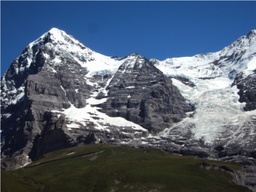
#> input picture key_points/mountain_1.jpg, 256 x 192 px, shrunk from 400 x 300 before the run
$ python image_stiching.py
#> lines starting #> are read from the running program, lines starting #| are printed output that depends on the picture
### key_points/helpers/corner_detector.py
#!/usr/bin/env python3

import cv2
import numpy as np
import matplotlib.pyplot as plt
import imageio
import imutils
from scipy import ndimage

def get_sobel_kernel():
    """The function gives Sobel x and y derivative for corner detection."""
    dx = (1.0 / 8.0) *  np.asarray([[1.0, 2.0, 1.0], [0.0, 0.0, 0.0], [-1.0, -2.0, -1.0]], dtype=float)
    dy = (1.0 / 8.0) * np.asarray([[1.0, 0.0, -1.0], [2.0, 0.0, -2.0], [1.0, 0.0, -1.0]], dtype=float)
    return dx, dy

# [5 lines left out: function get_scharr_kernel, not called in this run]

def get_box_kernel(kernel_size):
    """Returns 2D box kernel of the size w."""
    box_kernel = (1.0/ kernel_size**2) * np.ones( (kernel_size, kernel_size))
    return box_kernel

def compute_corners(I, type, T, kernel="sobel"):
    """
    Compute corner keypoints using Harris and Shi-Tomasi criteria

    Parameters
    ----------
    I : float [MxN]
        grayscale image

    type :  string
            corner type ('harris' or 'Shi-Tomasi')

    T:  float
        threshold for corner detection

    Returns
    -------
    corners : numpy array [num_corners x 2]
              Coordinates of the detected corners.
    """
    if kernel == "sobel":
        dx, dy = get_sobel_kernel()
    else:
        dx, dy = get_scharr_kernel()
    Jx = ndimage.convolve(I, dx)
    Jy = ndimage.convolve(I, dy)
    # Get derivatives
    Jxx = Jx**2
    Jyy = Jy**2
    JxJy = Jx*Jy
    box_filter = get_box_kernel(3)
    sum_Jxx = ndimage.convolve(Jxx, box_filter)
    sum_Jyy = ndimage.convolve(Jyy, box_filter)
    sum_JxJy = ndimage.convolve(JxJy, box_filter)
    # Structure matrix
    # M = |sum_Jxx  sum_JxJy|
    #     |sum_JxJy sum_Jyy|
    det_M = sum_Jxx * sum_Jyy - sum_JxJy * sum_JxJy
    trace_M = sum_Jxx + sum_Jyy
    result = None
    if type == 'harris':
        # k in range [0.04, 0.06]
        k = 0.04
        # R == 0.0 - flat; R < 0.0 - edge; R >> 0.0 - corner
        result = R = det_M - k * trace_M ** 2
    if type == 'shi-tomasi':
        result = lambda_min = trace_M / 2.0  -  0.5 * np.sqrt( trace_M** 2 - 4 * det_M)
    if result is not None:
        corners = np.asarray(np.where(result >= T)).T
        print(f"type {type}, corners {corners.shape}")
        return corners
    else:
        raise(ValueError(f"Unknown corner detector: {type}, choose from: 'harris', 'shi-tomasi'!"))

### key_points/helpers/descriptor.py
from matplotlib.pyplot import jet
import numpy as np


def compute_descriptors(I, corners):
    """
    Computes a 128 bit SIFT like descriptor.
    Parameters
    ----------
    I : float [MxN]
        grayscale image as a 2D numpy array
    corners : numpy array [num_corners x 2]
              Coordinates of the detected corners.

    Returns
    -------
    D : numpy array [num_corners x 128]
        128 bit descriptors  corresponding to each corner keypoint

    """
    descriptors = []
    height, width = np.asarray(I).shape
    #print(f"height {height}, width {width}")
    patch_size = 16
    half_patch = int(patch_size/2)
    boundary_image = np.zeros((height + patch_size + 1, width + patch_size + 1), dtype=float)
    boundary_image[half_patch:height + half_patch, half_patch:width + half_patch] = I

    orientations = np.asarray([[1, 0], [0.5, 0.5], [0, 1], [-0.5, 0.5], [-1, 0], [-0.5, -0.5], [0, -1], [0.5, -0.5]], dtype=float)
    for corner in corners:
        corner += half_patch
        c_min = corner - half_patch
        c_max = corner +  half_patch
        # Forward difference
        grad_x = boundary_image[c_min[0]:c_max[0], c_min[1]:c_max[1]] - boundary_image[c_min[0]:c_max[0], c_min[1]+1:c_max[1]+1]
        grad_y = boundary_image[c_min[0]:c_max[0], c_min[1]:c_max[1]] - boundary_image[c_min[0]+1:c_max[0]+1, c_min[1]:c_max[1]]
        grad = np.concatenate((grad_x[..., None], grad_y[..., None]), axis=-1)
        squares = []
        # Get squares [num_corners, 16, 16, 2] -> [num_corners, 16, 4, 4, 2]
        for i in range(0, patch_size, 4):
            for j in range(0, patch_size, 4):
                squares.append(grad[i:i + 4, j:j + 4, :])
        squares = np.asarray(squares)
        sq_shape = squares.shape
        squares = np.reshape(squares, (sq_shape[0], -1, 2))
        magnitude = np.linalg.norm(squares, axis=-1) / 255.0
        hist = np.inner(orientations, squares)
        hist = np.argmax(hist, axis=0)
        res_hist = np.zeros( (patch_size, 8))
        for i in range(patch_size):
            for j in range(patch_size):
                idx = int(hist[i, j])
                res_hist[i, idx] += magnitude[i, j]
        descriptors.append(np.reshape(res_hist, (-1)))
    return np.asarray(descriptors)


def compute_matches(D1, D2, T = 1.0):
    """
    Computes matches for two images using the descriptors.
    Uses the Lowe's criterea to determine the best match.

    Parameters
    ----------
    D1 : numpy array [num_corners x 128]
         descriptors for image 1 corners
    D2 : numpy array [num_corners x 128]
         descriptors for image 2 corners

    Returns
    ----------
    M : numpy array [num_matches x 2]
        [cornerIdx1, cornerIdx2] each row contains indices of corresponding keypoints
    """
    M = []
    dist = np.linalg.norm(D1[:, None, :] - D2[None, ...], axis=-1)

    for id1, d in enumerate(dist):
        idx = np.argpartition(d, 2, axis=-1)
        q_1 = d[idx[0]]
        q_2 = d[idx[1]]

        if q_1/q_2 > 0.5 or q_1 > T:
            continue
        M.append([id1, idx[0]])


    return np.asarray(M)

### key_points/helpers/compute_homography.py
import numpy as np
import cv2


# Calculate the geometric distance between estimated points and original points, namely residuals.
def compute_residual(P1, P2, H):
    """
    Compute the residual given the Homography H

    Parameters
    ----------
    P1: [num_points x 2]
        Points (x,y) from Image 1. The keypoint in the ith row of P1
        corresponds to the keypoint ith row of P2
    P2: [num_points x 2]
        Points (x,y) from Image 2
    H: [numpy array 3x3]
        Homography which maps P1 to P2

    Returns:
    ----------
    residual : float
                residual computed for the corresponding points P1 and P2
                under the transformation given by H
    """
    H = np.asarray(H)
    P1_hom = np.concatenate((P1, np.ones_like(P1[:, 0])[..., None]), axis=-1)
    P2_hom = np.concatenate((P2, np.ones_like(P2[:, 0])[..., None]), axis=-1)
    P2_proj = np.dot(H, P1_hom.T).T

    P1_proj = np.dot(np.linalg.inv(H), P2_hom.T).T

    P1_proj = P1_proj[:, :2] / P1_proj[:, 2][:, None]
    P2_proj = P2_proj[:, :2] / P2_proj[:, 2][:, None]
    residual = np.linalg.norm(P1-P1_proj, axis=-1) + np.linalg.norm(P2-P2_proj, axis=-1)


    return residual


def calculate_homography_four_matches(P1, P2):
    """
    Estimate the homography given four correspondening keypoints in the two images.

    Parameters
    ----------
    P1: [num_points x 2]
        Points (x,y) from Image 1. The keypoint in the ith row of P1
        corresponds to the keypoint ith row of P2
    P2: [num_points x 2]
        Points (x,y) from Image 2

    Returns:
    ----------
    H: [numpy array 3x3]
        Homography which maps P1 to P2 based on the four corresponding points
    """
    if P1.shape[0] != 4 or P2.shape[0] != 4:
        print('Four corresponding points needed to compute Homography')
        return None

    # loop through correspondences and create assemble matrix
    # A * h = 0, where A(2n,9), h(9,1)
    A = []
    for i in range(P1.shape[0]):
        p1 = np.array([P1[i, 0], P1[i, 1], 1])
        p2 = np.array([P2[i, 0], P2[i, 1], 1])

        a2 = [
            0, 0, 0, -p2[2] * p1[0], -p2[2] * p1[1], -p2[2] * p1[2],
            p2[1] * p1[0], p2[1] * p1[1], p2[1] * p1[2]
        ]
        a1 = [
            -p2[2] * p1[0], -p2[2] * p1[1], -p2[2] * p1[2], 0, 0, 0,
            p2[0] * p1[0], p2[0] * p1[1], p2[0] * p1[2]
        ]
        A.append(a1)
        A.append(a2)

    A = np.array(A)
    # svd composition
    # the singular value is sorted in descending order
    u, s, v = np.linalg.svd(A)

    # we take the “right singular vector” (a column from V )
    # which corresponds to the smallest singular value
    H = np.reshape(v[8], (3, 3))

    # normalize and now we have H
    H = (1 / H[2, 2]) * H

    return H

def compute_homography_ransac(C1, C2, M):
    """
    Implements a RANSAC scheme to estimate the homography and the set of inliers.

    Parameters
    ----------
    C1 : numpy array [num_corners x 2]
         corner keypoints for image 1
    C2 : numpy array [num_corners x 2]
         corner keypoints for image 2
    M  : numpy array [num_matches x 2]
        [cornerIdx1, cornerIdx2] each row contains indices of corresponding keypoints

    Returns
    ----------
    H_final : numpy array [3 x 3]
            Homography matrix which maps in point image 1 to image 2
    M_final : numpy array [num_inlier_matches x 2]
            [cornerIdx1, cornerIdx2] each row contains indices of inlier matches
    """

    max_iter = 100
    min_inlier_ratio = 0.6
    inlier_thres = 5
    P1, P2 = C1[M[:, 0]], C2[M[:, 1]]
    H_final = None
    M_final = None
    for i in range(max_iter):
        rand_four_idx = (np.random.rand(4) * (len(M)-1)).astype(int)
        matches = M[rand_four_idx]
        H = calculate_homography_four_matches(C1[matches[:, 0]],  C2[matches[:, 1]])
        residual = compute_residual(P1, P2, H)
        inliers_idx = np.where(residual < inlier_thres)
        if M_final is None or  len(M_final) < len(inliers_idx):
            M_final = M[inliers_idx]
            H_final = H

        if len(M_final) / len(residual) >min_inlier_ratio:
            print("Found best homofraphy by exceeding min_inlier_ratio teshold!")
            break

    return H_final, M_final

### key_points/image_stiching.py
#
# Author: Denis Tananaev
# Date: 09.01.2022
#

import cv2
import numpy as np
import matplotlib.pyplot as plt

from helpers.corner_detector  import compute_corners
from helpers.descriptor import compute_descriptors, compute_matches
from helpers.compute_homography import compute_homography_ransac
from PIL import Image
import imageio

def plot_matches(I1, I2, C1, C2, M):
    """
    Plots the matches between the two images
    """
    # Create a new image with containing both images
    W = I1.shape[1] + I2.shape[1]
    H = np.max([I1.shape[0], I2.shape[0]])
    I_new = np.zeros((H, W), dtype=np.uint8)
    I_new[0:I1.shape[0], 0:I1.shape[1]] = I1
    I_new[0:I2.shape[0], I1.shape[1]:I1.shape[1] + I2.shape[1]] = I2

    # plot matches
    plt.imshow(I_new, cmap='gray')
    for i in range(M.shape[0]):
        p1 = C1[M[i, 0], :]
        p2 = C2[M[i, 1], :] + np.array([I1.shape[1], 0])
        plt.plot(p1[0], p1[1], 'rx')
        plt.plot(p2[0], p2[1], 'rx')
        plt.plot([p1[0], p2[0]], [p1[1], p2[1]], '-y')


if __name__ == "__main__":
    T_harris = 245
    T_shi_tomasi = 107
    image_1 = np.asarray(Image.open("mountain_1.jpg"))
#> image_1 is the input picture: shape (192, 256, 3); mean R, G, B 82.8, 95.6, 113.3
    width, height, _ = image_1.shape
#> width = 192; height = 256
    image_2 = np.asarray(Image.open("mountain_2.jpg"))
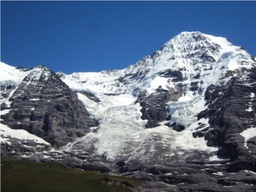
#> input picture key_points/mountain_2.jpg, 256 x 192 px, shrunk from 400 x 300 before the run
#> image_2 is the input picture: shape (192, 256, 3); mean R, G, B 92.9, 108.6, 130.9
    I1_gray = cv2.cvtColor(image_1, cv2.COLOR_RGB2GRAY)
    I2_gray = cv2.cvtColor(image_2, cv2.COLOR_RGB2GRAY)
    # compute corner keypoints
    C1_harris =  compute_corners(I1_gray, 'harris', T_harris)
#> in compute_corners, `corners = np.asarray(np.where(result >= T)).T`: corners = 997 pairs, first value 26 to 191, second value 0 to 255
#| type harris, corners (997, 2)
#> C1_harris has the same summary as corners in compute_corners
    C2_harris =  compute_corners(I2_gray, 'harris', T_harris)
#> call 2 of compute_corners, with type = 'harris', T = 245, kernel = 'sobel'
#> in compute_corners (call 2), `trace_M = sum_Jxx + sum_Jyy`:
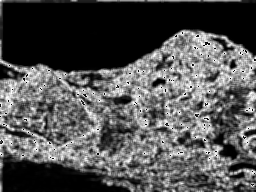
#> trace_M: shape (192, 256); min 0, max 255, mean 82.1
#> in compute_corners (call 2), `corners = np.asarray(np.where(result >= T)).T`: corners = 872 pairs, first value 29 to 191, second value 0 to 255
#| type harris, corners (872, 2)
#> C2_harris has the same summary as corners in compute_corners


    C1_shi_tomasi =  compute_corners(I1_gray, 'shi-tomasi', T_shi_tomasi)
#| type shi-tomasi, corners (1059, 2)
#> C1_shi_tomasi = 1059 pairs, first value 27 to 165, second value 0 to 255
    C2_shi_tomasi =  compute_corners(I2_gray, 'shi-tomasi', T_shi_tomasi)
#| type shi-tomasi, corners (1087, 2)
#> C2_shi_tomasi = 1087 pairs, first value 0 to 191, second value 0 to 255

    # compute the descriptor for the two images
    print(f"compute_descriptors")
    D1_harris = compute_descriptors(I1_gray, C1_harris)
#> the loop in compute_descriptors, `for corner in corners:` made 997 passes
#> (corner, c_min, c_max) on passes 1 to 3: ([34, 66], [26, 58], [42, 74]), ([38, 52], [30, 44], [46, 60]), ([39, 50], [31, 42], [47, 58])
#> after the loop in compute_descriptors, `for corner in corners:`: descriptors = 997 items
    D2_harris = compute_descriptors(I2_gray, C2_harris)
#> in compute_descriptors (call 2), `boundary_image = np.zeros((height + patch_size + 1, width + patch_size..`: boundary_image: shape (209, 273) float64; every value is 0
#> in compute_descriptors (call 2), `boundary_image[half_patch:height + half_patch, half_patch:width + half..`:
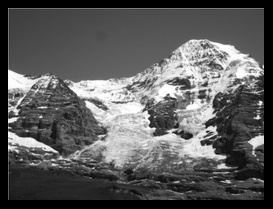
#> boundary_image: shape (209, 273) float64; min 0, max 255, mean 91.7
#> in compute_descriptors (call 2), `orientations = np.asarray([[1, 0], [0.5, 0.5], [0, 1], [-0.5, 0.5], [-..`: orientations = [[1, 0], [0.5, 0.5], [0, 1], [-0.5, 0.5], [-1, 0], [-0.5, -0.5], [0, -1], [0.5, -0.5]]
#> the loop in compute_descriptors (call 2), `for corner in corners:` made 872 passes
#> (corner, c_min, c_max) on passes 1 to 3: ([37, 191], [29, 183], [45, 199]), ([38, 193], [30, 185], [46, 201]), ([38, 202], [30, 194], [46, 210])
#> after the loop in compute_descriptors (call 2), `for corner in corners:`: descriptors = 872 items

    D1_shi_tomasi = compute_descriptors(I1_gray, C1_shi_tomasi)
#> the loop in compute_descriptors (call 3), `for corner in corners:` made 1059 passes
#> (corner, c_min, c_max) on passes 1 to 3: ([35, 61], [27, 53], [43, 69]), ([36, 64], [28, 56], [44, 72]), ([37, 67], [29, 59], [45, 75])
#> in compute_descriptors (call 3), `return np.asarray(descriptors)`:
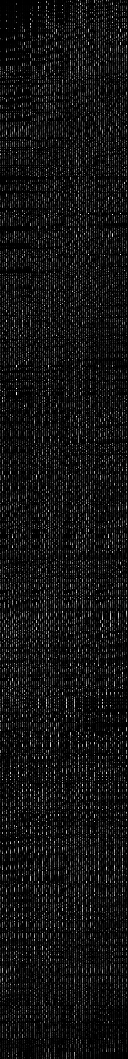
#> returned value: shape (1059, 128) float64; min 0, max 4.02, mean 0.298; drawn with min black and max white
    D2_shi_tomasi = compute_descriptors(I2_gray, C2_shi_tomasi)
    print(f"D1_harris {D1_harris.shape}, D2_harris {D2_harris.shape}")
#| D1_harris (997, 128), D2_harris (872, 128)
    print(f"D1_shi_tomasi {D1_shi_tomasi.shape}, D2_shi_tomasi {D2_shi_tomasi.shape}")
#| D1_shi_tomasi (1059, 128), D2_shi_tomasi (1087, 128)
    print(f"compute matches")
    # Matches for harris corner keypoints and corresponding keypoints
    M_harris = compute_matches(D1_harris, D2_harris)
#> in compute_matches, `dist = np.linalg.norm(D1[:, None, :] - D2[None, ...], axis=-1)`:
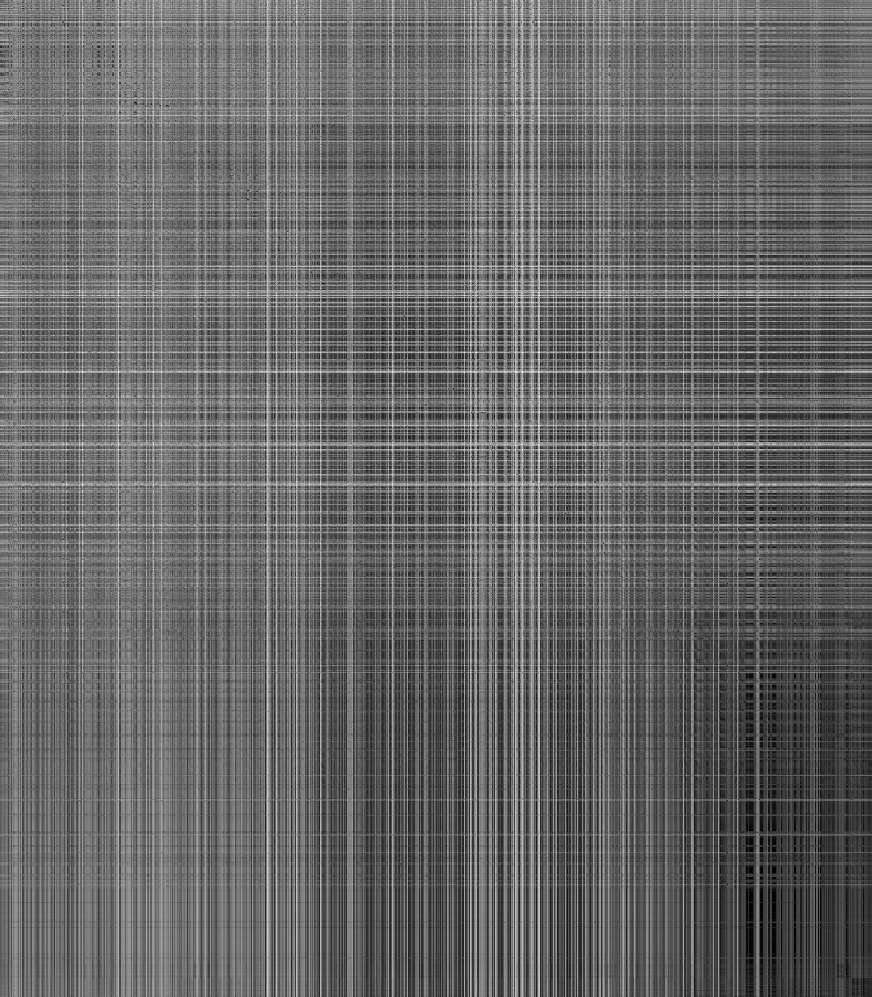
#> dist: shape (997, 872) float64; min 0.224, max 12.24, mean 5.09; drawn with min black and max white

    # Matches for Shi-Tomasi keypoints and corresponding keypoints
    M_shi_tomasi = compute_matches(D1_shi_tomasi, D2_shi_tomasi)
#> call 2 of compute_matches, with T = 1
#> in compute_matches (call 2), `dist = np.linalg.norm(D1[:, None, :] - D2[None, ...], axis=-1)`:
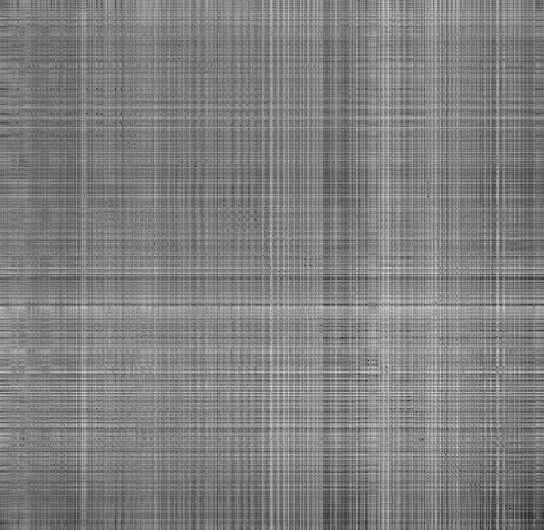
#> dist: shape (1059, 1087) float64 (shown at 1/2 size); min 0.785, max 12.4, mean 6.62; drawn with min black and max white
    C1_harris_transpose = np.zeros_like(C1_harris)
    C1_harris_transpose[:, 0], C1_harris_transpose[:, 1] = C1_harris[:, 1], C1_harris[:, 0]

    C2_harris_transpose = np.zeros_like(C2_harris)
    C2_harris_transpose[:, 0], C2_harris_transpose[:, 1] = C2_harris[:, 1], C2_harris[:, 0]


    C1_shi_tomasi_transpose = np.zeros_like(C1_shi_tomasi)
    C1_shi_tomasi_transpose[:, 0], C1_shi_tomasi_transpose[:, 1] = C1_shi_tomasi[:, 1], C1_shi_tomasi[:, 0]

    C2_shi_tomasi_transpose = np.zeros_like(C2_shi_tomasi)
    C2_shi_tomasi_transpose[:, 0], C2_shi_tomasi_transpose[:, 1] = C2_shi_tomasi[:, 1], C2_shi_tomasi[:, 0]

    H, M = compute_homography_ransac(C1_shi_tomasi_transpose, C2_shi_tomasi_transpose, M_shi_tomasi)

    im1Reg = cv2.warpPerspective(image_1, H, (height, width))
    im1Reg[..., 0] = np.where(im1Reg[..., 0] == 0.0, image_2[..., 0], im1Reg[..., 0])
    im1Reg[..., 1] = np.where(im1Reg[..., 1] == 0.0, image_2[..., 1], im1Reg[..., 1])
    im1Reg[..., 2] = np.where(im1Reg[..., 2] == 0.0, image_2[..., 2], im1Reg[..., 2])

    img= Image.fromarray(im1Reg.astype("uint8"))
    img.save("mountain_stiched_crop_shi_tomasi.jpg")
    H, M = compute_homography_ransac(C1_harris_transpose, C2_harris_transpose, M_harris)

    im1Reg = cv2.warpPerspective(image_1, H, (height, width))
    im1Reg[..., 0] = np.where(im1Reg[..., 0] == 0.0, image_2[..., 0], im1Reg[..., 0])
    im1Reg[..., 1] = np.where(im1Reg[..., 1] == 0.0, image_2[..., 1], im1Reg[..., 1])
    im1Reg[..., 2] = np.where(im1Reg[..., 2] == 0.0, image_2[..., 2], im1Reg[..., 2])
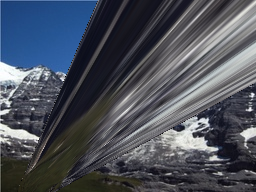
#> im1Reg: shape (192, 256, 3); mean R, G, B 75.5, 80.7, 91.5

    img= Image.fromarray(im1Reg.astype("uint8"))
    img.save("mountain_stiched_crop_harris.jpg")
